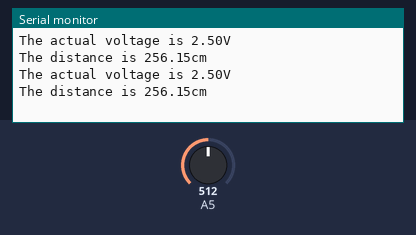
The sketch below on a simulated Arduino Uno, built with avr-gcc and run on an emulated ATmega328P. Shown: the last lines printed to the serial monitor. Inputs (shaded band) come from the test bench; at power-on: A5 = 512.

Above: at 1.8 s.
1.9 s: A5 set to 716
At 2.4 s:
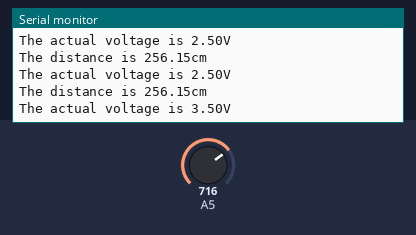
3.4 s: A5 set to 900
At 3.8 s:
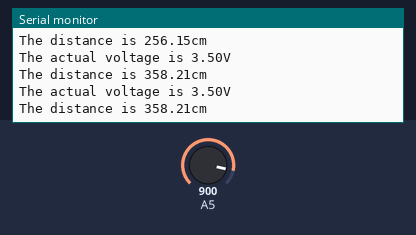
Timing chart, 0 to 6.4 s (numbered marks = the images above; inputs shaded):
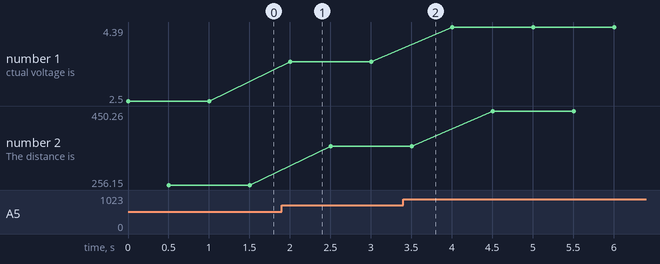

Measured:
- after the input at 1.9 s, the serial monitor: prints a new line after 0.10 s (image 1)
- plotted number 1: 2.5 → 3.5 after the input at 1.9 s, 3.5 → 4.39 after the input at 3.4 s
- plotted number 2: 256.15 → 358.21 after the input at 1.9 s, 358.21 → 450.26 after the input at 3.4 s

The sketch:

sonia-5.ino
```cpp
// Use AN to detect the distance Method 2

// Connect pin3(Analog Voltage Output) to A5

int voltage_value_read;
float voltage_value_actual,cm;
const int vcc = 5;

void setup() {
  // put your setup code here, to run once:
  Serial.begin(9600);
}

void loop() {
  // Get the analog value on A05:
  voltage_value_read = analogRead(5);
  //Serial.print("The read value is ");
  //Serial.println(voltage_value_read);
  //delay(500);

  //Get the actual value of voltage on A05
  voltage_value_actual = (vcc / 1024.00000) * voltage_value_read;
  Serial.print("The actual voltage is ");
  Serial.print(voltage_value_actual);
  Serial.println("V");
  delay(500);

  //Caculate the distance
  //For users of this output that desire to work in voltage, a 5V power supply yields~4.88mV per 5 mm. Output voltage range
  //when powered with 5V is 293mV for 300-mm, and 4.885V for 5000-mm.
  cm = ((5 * voltage_value_actual) / 4.88) * 100;
  Serial.print("The distance is ");
  Serial.print(cm);
  Serial.println("cm");
  delay(500);
}
```
